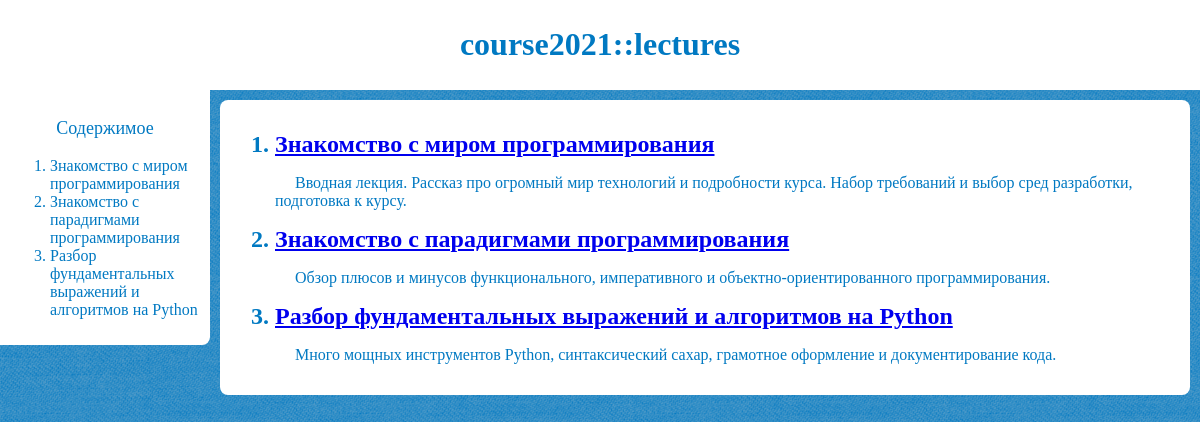
The app's page /, older data.
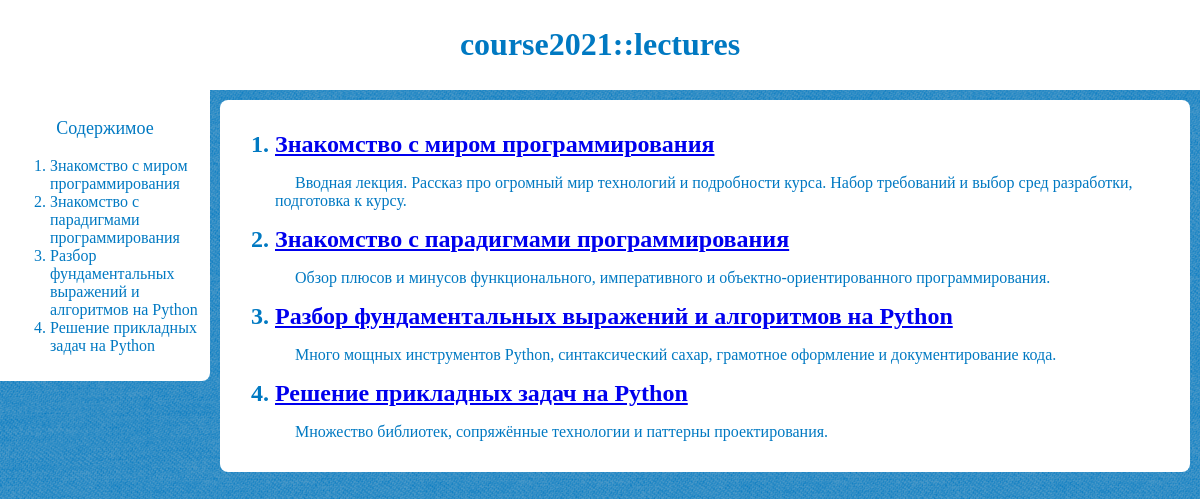
The same page, newer data.
### lectures/models.py (models this page shows, shortened)
class Lecture(models.Model):
    STATUS_CHOICES = (('writing', 'В процессе'),
                      ('to_review', 'Требует проверки'),
                      ('opened', 'Открыта'),
                      )
    title = models.CharField(max_length=100)
    slug = models.SlugField(max_length=120)
    desc = models.TextField(max_length=250)
    status = models.CharField(max_length=9,
                              choices=STATUS_CHOICES,
                              default='writing')
    publish = models.DateTimeField(default=timezone.now)
    objects = models.Manager()
    opened = OpenedLectures()
    def get_absolute_url(self):
        return reverse('lectures:show_lecture', args=[self.slug])
    class Meta:
        ordering = ('publish',)
        db_table = 'lectures'

### lectures/views.py (the view)
# urls.py: path('', views.show_list, name='show_list'),
def show_list(request):
    lectures = Lecture.opened.all()
    return render(request, 'lectures/list.html', {'lecs': lectures})

### lectures/models.py (called while the page is built)
    def get_queryset(self):
        return super(OpenedLectures, self).get_queryset().filter(status='opened')

### lectures/templates/lectures/list.html (shortened to what this page needs)
{% extends "base.html" %}
{% block h1_header %}lectures{% endblock %}
{% block aside %}
    <aside>
        <p class="aside-header">Содержимое</p>
        <ol>
        {% for lec in lecs %}
            {% if lec.status == "opened" %}
                <li><a href="#{{ lec.slug }}">{{ lec.title }}</a></li>
            {% endif %}
        {% endfor %}
        </ol>
    </aside>
{% endblock %}
{% block content %}
    <article><ol>
    {% for lec in lecs %}
        {% if lec.status == "opened" %}
            <section>
                <h2 class="first last" id="{{ lec.slug }}"><li><a href="{{ lec.get_absolute_url }}">{{ lec.title }}</a></li></h2>
                <p>{{ lec.desc }}</p>
            </section>
        {% endif %}
    {% endfor %}
    </ol></article>
{% endblock %}

### lectures/templates/base.html (shortened to what this page needs)
{% load static %}
<!doctype html>
<html>
<head>
    <link href="{% static "stylesheet.css" %}" rel="stylesheet">
</head>
<body>
<header>
    <div><h1>course2021::{% block h1_header %}{% endblock %}</h1></div>
</header>
{% block aside %}
{% endblock %}
{% block content %}
{% endblock %}
</body>
</html>

### lectures/static/stylesheet.css (style rules this page uses)
body { font-family: 'Iosevka Etoile'; color: #0079c2; font-size: 16px; background-color: #0079c2; ; background-image: url("background-45-degree-fabric-light.png"); padding: 0; margin: 0; }
body > * { background-color: #fff; }
header { padding: 5px; display: flex; justify-content: center; }
aside { padding: 10px; height: auto; width: 190px; position: absolute !important; z-index: 1; overflow: auto; font-weight: 500; border-radius: 0 0 8px 0; }
aside a { text-decoration: none; color: #0079c2; transition: .1s linear; }
aside p { text-align: center; text-indent: 0px; }
article { margin: 10px 10px 10px 220px; width: auto; padding: 15px; transition: margin-left 0s; border-radius: 8px; }
p { text-indent: 20px; }
.first { margin-top: 0px; }
.last { margin-bottom: 0px; }
.aside-header { font-size: 18px; }

Row changes from the older to the newer data that the page shows:
added Lecture: title "Решение прикладных задач на Python", desc "Множество библиотек, сопряжённые технологии и паттерны проектирования."
